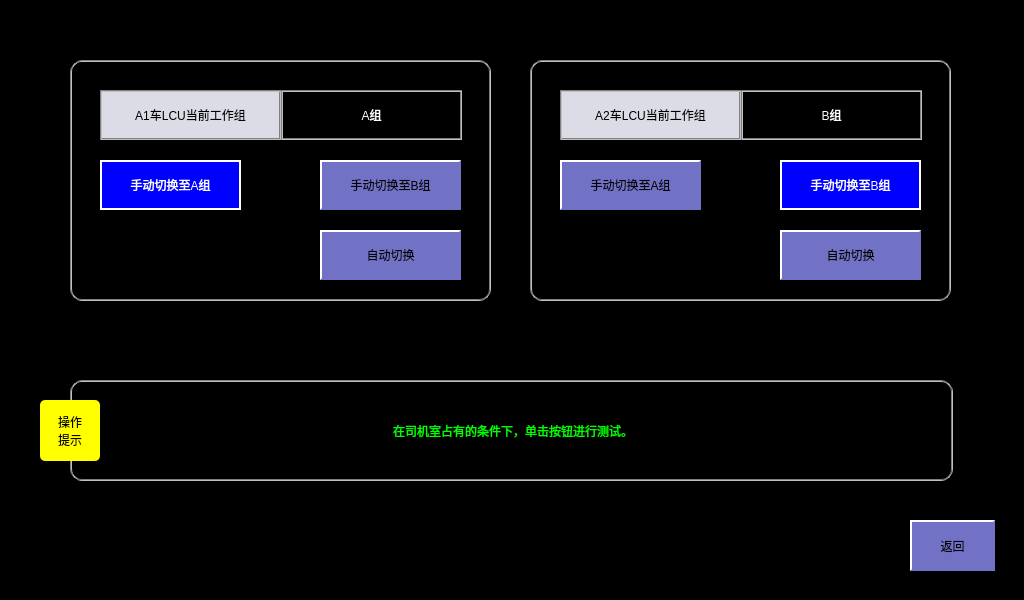
<?xml version="1.0" encoding="UTF-8"?>
<ui version="4.0">
 <class>LcuTestPage</class>
 <widget class="QWidget" name="LcuTestPage">
  <property name="geometry">
   <rect>
    <x>0</x>
    <y>0</y>
    <width>1024</width>
    <height>600</height>
   </rect>
  </property>
  <property name="windowTitle">
   <string>Form</string>
  </property>
  <property name="styleSheet">
   <string notr="true">QLabel
{
	color: white;
	border: 2px groove, gray;
    border-color: gray;
	font: 18px, &quot;微软雅黑&quot;;
}

QWidget
{
	background-color: black;
}

QPushButton
{
	font: 18px, &quot;微软雅黑&quot;;
    color: black;
	background-color: rgb(113, 113, 198);
	border:1px solid white;
}</string>
  </property>
  <widget class="QPushButton" name="btnBack">
   <property name="geometry">
    <rect>
     <x>910</x>
     <y>520</y>
     <width>85</width>
     <height>51</height>
    </rect>
   </property>
   <property name="styleSheet">
    <string notr="true">QPushButton
{
	font: 18px, &quot;微软雅黑&quot;;
    color: black;
	background-color: rgb(113, 113, 198);
	border:2px solid white; 
    border-right-color: rgb(113, 113, 198); 
    border-bottom-color: rgb(113, 113, 198);
}

QPushButton:disabled
{
	font: 18px, &quot;微软雅黑&quot;;
    color: white;
	background-color: rgb(113, 113, 198);
	border:2px solid white; 
    border-right-color: rgb(113, 113, 198); 
    border-bottom-color: rgb(113, 113, 198);
}

QPushButton:pressed
{
	font: 18px, &quot;微软雅黑&quot;;
    color: white;
	background-color: rgb(0, 0, 255); 
	border:2px solid white; 
	border-left-color: qlineargradient(x1: 0, y1: 0, x2: 1, y2: 0, 
                        stop: 0 gray, stop: 1 black); 			border-top-color: qlineargradient(x1: 0, y1: 0, x2: 0, 										y2: 1, stop: 0 gray, stop: 1 black);
  border-right-color: white; border-bottom-color: white;
}</string>
   </property>
   <property name="text">
    <string>返回</string>
   </property>
  </widget>
  <widget class="QLabel" name="lblTips">
   <property name="geometry">
    <rect>
     <x>70</x>
     <y>380</y>
     <width>883</width>
     <height>101</height>
    </rect>
   </property>
   <property name="styleSheet">
    <string notr="true">border-radius: 12px;
color: rgb(0, 255, 0);</string>
   </property>
   <property name="text">
    <string> 在司机室占有的条件下，单击按钮进行测试。</string>
   </property>
   <property name="alignment">
    <set>Qt::AlignCenter</set>
   </property>
  </widget>
  <widget class="QLabel" name="label_6">
   <property name="geometry">
    <rect>
     <x>40</x>
     <y>400</y>
     <width>60</width>
     <height>61</height>
    </rect>
   </property>
   <property name="styleSheet">
    <string notr="true">background-color: yellow;
border: 0px;
color: black;
border-radius: 5px;</string>
   </property>
   <property name="text">
    <string>操作
提示</string>
   </property>
   <property name="alignment">
    <set>Qt::AlignCenter</set>
   </property>
  </widget>
  <widget class="QPushButton" name="btnTest">
   <property name="geometry">
    <rect>
     <x>100</x>
     <y>160</y>
     <width>141</width>
     <height>50</height>
    </rect>
   </property>
   <property name="focusPolicy">
    <enum>Qt::NoFocus</enum>
   </property>
   <property name="styleSheet">
    <string notr="true">QPushButton
{
	font: 18px, &quot;微软雅黑&quot;;
    color: white;
	background-color: rgb(0, 0, 255); 
	border:2px solid white; 
	border-left-color: qlineargradient(x1: 0, y1: 0, x2: 1, y2: 0, 
                        stop: 0 gray, stop: 1 black); 			border-top-color: qlineargradient(x1: 0, y1: 0, x2: 0, 										y2: 1, stop: 0 gray, stop: 1 black);
  border-right-color: white; border-bottom-color: white;
}

QPushButton:disabled
{
	font: 18px, &quot;微软雅黑&quot;;
    color: white;
	background-color: rgb(113, 113, 198);
	border:2px solid white; 
    border-right-color: rgb(113, 113, 198); 
    border-bottom-color: rgb(113, 113, 198);
}</string>
   </property>
   <property name="text">
    <string>手动切换至A组</string>
   </property>
  </widget>
  <widget class="QPushButton" name="btnTest_2">
   <property name="geometry">
    <rect>
     <x>320</x>
     <y>160</y>
     <width>141</width>
     <height>50</height>
    </rect>
   </property>
   <property name="focusPolicy">
    <enum>Qt::NoFocus</enum>
   </property>
   <property name="styleSheet">
    <string notr="true">QPushButton
{
	font: 18px, &quot;微软雅黑&quot;;
    color: black;
	background-color: rgb(113, 113, 198);
	border:2px solid white; 
    border-right-color: rgb(113, 113, 198); 
    border-bottom-color: rgb(113, 113, 198);
}

QPushButton:disabled
{
	font: 18px, &quot;微软雅黑&quot;;
    color: white;
	background-color: rgb(113, 113, 198);
	border:2px solid white; 
    border-right-color: rgb(113, 113, 198); 
    border-bottom-color: rgb(113, 113, 198);
}</string>
   </property>
   <property name="text">
    <string>手动切换至B组</string>
   </property>
  </widget>
  <widget class="QLabel" name="lblTractionStartSpeed">
   <property name="geometry">
    <rect>
     <x>281</x>
     <y>90</y>
     <width>181</width>
     <height>50</height>
    </rect>
   </property>
   <property name="text">
    <string>A组</string>
   </property>
   <property name="alignment">
    <set>Qt::AlignCenter</set>
   </property>
  </widget>
  <widget class="QLabel" name="lblTitle1_6">
   <property name="geometry">
    <rect>
     <x>100</x>
     <y>90</y>
     <width>181</width>
     <height>50</height>
    </rect>
   </property>
   <property name="styleSheet">
    <string notr="true">background-color: rgb(220, 220, 230);
color: black;</string>
   </property>
   <property name="text">
    <string>A1车LCU当前工作组</string>
   </property>
   <property name="alignment">
    <set>Qt::AlignCenter</set>
   </property>
  </widget>
  <widget class="QPushButton" name="btnTest_7">
   <property name="geometry">
    <rect>
     <x>320</x>
     <y>230</y>
     <width>141</width>
     <height>50</height>
    </rect>
   </property>
   <property name="focusPolicy">
    <enum>Qt::NoFocus</enum>
   </property>
   <property name="styleSheet">
    <string notr="true">QPushButton
{
	font: 18px, &quot;微软雅黑&quot;;
    color: black;
	background-color: rgb(113, 113, 198);
	border:2px solid white; 
    border-right-color: rgb(113, 113, 198); 
    border-bottom-color: rgb(113, 113, 198);
}

QPushButton:disabled
{
	font: 18px, &quot;微软雅黑&quot;;
    color: white;
	background-color: rgb(113, 113, 198);
	border:2px solid white; 
    border-right-color: rgb(113, 113, 198); 
    border-bottom-color: rgb(113, 113, 198);
}</string>
   </property>
   <property name="text">
    <string>自动切换</string>
   </property>
  </widget>
  <widget class="QLabel" name="lblTitle1_7">
   <property name="geometry">
    <rect>
     <x>560</x>
     <y>90</y>
     <width>181</width>
     <height>50</height>
    </rect>
   </property>
   <property name="styleSheet">
    <string notr="true">background-color: rgb(220, 220, 230);
color: black;</string>
   </property>
   <property name="text">
    <string>A2车LCU当前工作组</string>
   </property>
   <property name="alignment">
    <set>Qt::AlignCenter</set>
   </property>
  </widget>
  <widget class="QPushButton" name="btnTest_3">
   <property name="geometry">
    <rect>
     <x>560</x>
     <y>160</y>
     <width>141</width>
     <height>50</height>
    </rect>
   </property>
   <property name="focusPolicy">
    <enum>Qt::NoFocus</enum>
   </property>
   <property name="styleSheet">
    <string notr="true">QPushButton
{
	font: 18px, &quot;微软雅黑&quot;;
    color: black;
	background-color: rgb(113, 113, 198);
	border:2px solid white; 
    border-right-color: rgb(113, 113, 198); 
    border-bottom-color: rgb(113, 113, 198);
}

QPushButton:disabled
{
	font: 18px, &quot;微软雅黑&quot;;
    color: white;
	background-color: rgb(113, 113, 198);
	border:2px solid white; 
    border-right-color: rgb(113, 113, 198); 
    border-bottom-color: rgb(113, 113, 198);
}</string>
   </property>
   <property name="text">
    <string>手动切换至A组</string>
   </property>
  </widget>
  <widget class="QLabel" name="lblTractionStartSpeed_2">
   <property name="geometry">
    <rect>
     <x>741</x>
     <y>90</y>
     <width>181</width>
     <height>50</height>
    </rect>
   </property>
   <property name="text">
    <string>B组</string>
   </property>
   <property name="alignment">
    <set>Qt::AlignCenter</set>
   </property>
  </widget>
  <widget class="QPushButton" name="btnTest_4">
   <property name="geometry">
    <rect>
     <x>780</x>
     <y>160</y>
     <width>141</width>
     <height>50</height>
    </rect>
   </property>
   <property name="focusPolicy">
    <enum>Qt::NoFocus</enum>
   </property>
   <property name="styleSheet">
    <string notr="true">QPushButton
{
	font: 18px, &quot;微软雅黑&quot;;
    color: white;
	background-color: rgb(0, 0, 255); 
	border:2px solid white; 
	border-left-color: qlineargradient(x1: 0, y1: 0, x2: 1, y2: 0, 
                        stop: 0 gray, stop: 1 black); 			border-top-color: qlineargradient(x1: 0, y1: 0, x2: 0, 										y2: 1, stop: 0 gray, stop: 1 black);
  border-right-color: white; border-bottom-color: white;
}

QPushButton:disabled
{
	font: 18px, &quot;微软雅黑&quot;;
    color: white;
	background-color: rgb(113, 113, 198);
	border:2px solid white; 
    border-right-color: rgb(113, 113, 198); 
    border-bottom-color: rgb(113, 113, 198);
}</string>
   </property>
   <property name="text">
    <string>手动切换至B组</string>
   </property>
  </widget>
  <widget class="QPushButton" name="btnTest_8">
   <property name="geometry">
    <rect>
     <x>780</x>
     <y>230</y>
     <width>141</width>
     <height>50</height>
    </rect>
   </property>
   <property name="focusPolicy">
    <enum>Qt::NoFocus</enum>
   </property>
   <property name="styleSheet">
    <string notr="true">QPushButton
{
	font: 18px, &quot;微软雅黑&quot;;
    color: black;
	background-color: rgb(113, 113, 198);
	border:2px solid white; 
    border-right-color: rgb(113, 113, 198); 
    border-bottom-color: rgb(113, 113, 198);
}

QPushButton:disabled
{
	font: 18px, &quot;微软雅黑&quot;;
    color: white;
	background-color: rgb(113, 113, 198);
	border:2px solid white; 
    border-right-color: rgb(113, 113, 198); 
    border-bottom-color: rgb(113, 113, 198);
}</string>
   </property>
   <property name="text">
    <string>自动切换</string>
   </property>
  </widget>
  <widget class="QLabel" name="lblTips_2">
   <property name="geometry">
    <rect>
     <x>70</x>
     <y>60</y>
     <width>421</width>
     <height>241</height>
    </rect>
   </property>
   <property name="styleSheet">
    <string notr="true">border-radius: 12px;
color: rgb(0, 255, 0);</string>
   </property>
   <property name="text">
    <string/>
   </property>
   <property name="alignment">
    <set>Qt::AlignCenter</set>
   </property>
  </widget>
  <widget class="QLabel" name="lblTips_3">
   <property name="geometry">
    <rect>
     <x>530</x>
     <y>60</y>
     <width>421</width>
     <height>241</height>
    </rect>
   </property>
   <property name="styleSheet">
    <string notr="true">border-radius: 12px;
color: rgb(0, 255, 0);</string>
   </property>
   <property name="text">
    <string/>
   </property>
   <property name="alignment">
    <set>Qt::AlignCenter</set>
   </property>
  </widget>
  <zorder>lblTips_2</zorder>
  <zorder>lblTips_3</zorder>
  <zorder>btnBack</zorder>
  <zorder>lblTips</zorder>
  <zorder>label_6</zorder>
  <zorder>btnTest</zorder>
  <zorder>btnTest_2</zorder>
  <zorder>lblTractionStartSpeed</zorder>
  <zorder>lblTitle1_6</zorder>
  <zorder>btnTest_7</zorder>
  <zorder>lblTitle1_7</zorder>
  <zorder>btnTest_3</zorder>
  <zorder>lblTractionStartSpeed_2</zorder>
  <zorder>btnTest_4</zorder>
  <zorder>btnTest_8</zorder>
 </widget>
 <resources/>
 <connections/>
</ui>
